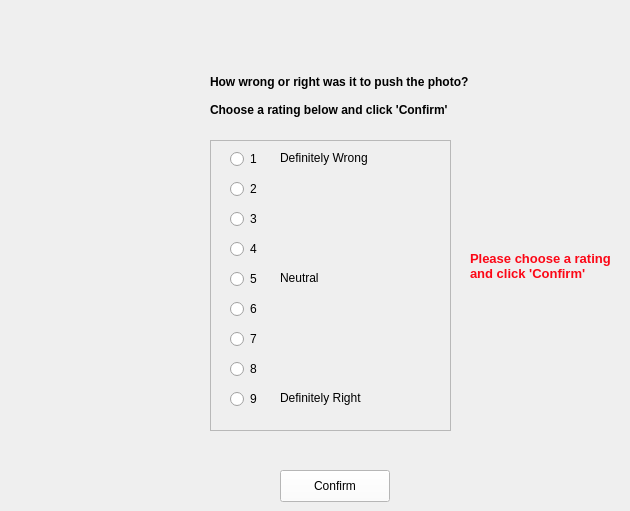
    <widget class="QWidget" name="pageFootbridgeQuestion">
     <widget class="QPushButton" name="confirmFootbridgeRatingButton">
      <property name="geometry">
       <rect>
        <x>280</x>
        <y>470</y>
        <width>110</width>
        <height>32</height>
       </rect>
      </property>
      <property name="font">
       <font>
        <family>Arial</family>
       </font>
      </property>
      <property name="autoFillBackground">
       <bool>false</bool>
      </property>
      <property name="styleSheet">
       <string notr="true">background-color: rgb(255, 255, 255);</string>
      </property>
      <property name="text">
       <string>Confirm</string>
      </property>
     </widget>
     <widget class="QFrame" name="frame_5">
      <property name="geometry">
       <rect>
        <x>210</x>
        <y>140</y>
        <width>241</width>
        <height>291</height>
       </rect>
      </property>
      <property name="font">
       <font>
        <family>Arial</family>
       </font>
      </property>
      <property name="frameShape">
       <enum>QFrame::StyledPanel</enum>
      </property>
      <property name="frameShadow">
       <enum>QFrame::Raised</enum>
      </property>
      <widget class="QRadioButton" name="radioButton_10">
       <property name="geometry">
        <rect>
         <x>20</x>
         <y>10</y>
         <width>141</width>
         <height>18</height>
        </rect>
       </property>
       <property name="text">
        <string>1</string>
       </property>
       <attribute name="buttonGroup">
        <string notr="true">footbridgeButtonGroup</string>
       </attribute>
      </widget>
      <widget class="QRadioButton" name="radioButton_11">
       <property name="geometry">
        <rect>
         <x>20</x>
         <y>70</y>
         <width>141</width>
         <height>18</height>
        </rect>
       </property>
       <property name="text">
        <string>3 </string>
       </property>
       <attribute name="buttonGroup">
        <string notr="true">footbridgeButtonGroup</string>
       </attribute>
      </widget>
      <widget class="QRadioButton" name="radioButton_12">
       <property name="geometry">
        <rect>
         <x>20</x>
         <y>160</y>
         <width>141</width>
         <height>18</height>
        </rect>
       </property>
       <property name="text">
        <string>6 </string>
       </property>
       <attribute name="buttonGroup">
        <string notr="true">footbridgeButtonGroup</string>
       </attribute>
      </widget>
      <widget class="QRadioButton" name="radioButton_13">
       <property name="geometry">
        <rect>
         <x>20</x>
         <y>130</y>
         <width>141</width>
         <height>18</height>
        </rect>
       </property>
       <property name="text">
        <string>5</string>
       </property>
       <attribute name="buttonGroup">
        <string notr="true">footbridgeButtonGroup</string>
       </attribute>
      </widget>
      <widget class="QRadioButton" name="radioButton_14">
       <property name="geometry">
        <rect>
         <x>20</x>
         <y>100</y>
         <width>141</width>
         <height>18</height>
        </rect>
       </property>
       <property name="text">
        <string>4  </string>
       </property>
       <attribute name="buttonGroup">
        <string notr="true">footbridgeButtonGroup</string>
       </attribute>
      </widget>
      <widget class="QRadioButton" name="radioButton_15">
       <property name="geometry">
        <rect>
         <x>20</x>
         <y>220</y>
         <width>141</width>
         <height>18</height>
        </rect>
       </property>
       <property name="text">
        <string>8 </string>
       </property>
       <attribute name="buttonGroup">
        <string notr="true">footbridgeButtonGroup</string>
       </attribute>
      </widget>
      <widget class="QRadioButton" name="radioButton_16">
       <property name="geometry">
        <rect>
         <x>20</x>
         <y>40</y>
         <width>141</width>
         <height>18</height>
        </rect>
       </property>
       <property name="text">
        <string>2 </string>
       </property>
       <attribute name="buttonGroup">
        <string notr="true">footbridgeButtonGroup</string>
       </attribute>
      </widget>
      <widget class="QRadioButton" name="radioButton_17">
       <property name="geometry">
        <rect>
         <x>20</x>
         <y>190</y>
         <width>141</width>
         <height>18</height>
        </rect>
       </property>
       <property name="text">
        <string>7 </string>
       </property>
       <attribute name="buttonGroup">
        <string notr="true">footbridgeButtonGroup</string>
       </attribute>
      </widget>
      <widget class="QRadioButton" name="radioButton_18">
       <property name="geometry">
        <rect>
         <x>20</x>
         <y>250</y>
         <width>141</width>
         <height>18</height>
        </rect>
       </property>
       <property name="text">
        <string>9</string>
       </property>
       <attribute name="buttonGroup">
        <string notr="true">footbridgeButtonGroup</string>
       </attribute>
      </widget>
      <widget class="QLabel" name="label_DefWrong_2">
       <property name="geometry">
        <rect>
         <x>70</x>
         <y>10</y>
         <width>111</width>
         <height>16</height>
        </rect>
       </property>
       <property name="text">
        <string>Definitely Wrong</string>
       </property>
      </widget>
      <widget class="QLabel" name="label_DefWright_2">
       <property name="geometry">
        <rect>
         <x>70</x>
         <y>250</y>
         <width>111</width>
         <height>16</height>
        </rect>
       </property>
       <property name="text">
        <string>Definitely Right</string>
       </property>
      </widget>
      <widget class="QLabel" name="label_Neutral_2">
       <property name="geometry">
        <rect>
         <x>70</x>
         <y>130</y>
         <width>111</width>
         <height>16</height>
        </rect>
       </property>
       <property name="text">
        <string>Neutral</string>
       </property>
      </widget>
     </widget>
     <widget class="QLabel" name="label_17">
      <property name="geometry">
       <rect>
        <x>210</x>
        <y>60</y>
        <width>281</width>
        <height>71</height>
       </rect>
      </property>
      <property name="font">
       <font>
        <family>Arial</family>
        <weight>75</weight>
        <bold>true</bold>
       </font>
      </property>
      <property name="text">
       <string>How wrong or right was it to push the photo?

Choose a rating below and click 'Confirm' </string>
      </property>
      <property name="wordWrap">
       <bool>true</bool>
      </property>
     </widget>
     <widget class="QLabel" name="labelFootbridgeRatingError">
      <property name="geometry">
       <rect>
        <x>470</x>
        <y>240</y>
        <width>151</width>
        <height>51</height>
       </rect>
      </property>
      <property name="font">
       <font>
        <family>Arial</family>
        <pointsize>10</pointsize>
        <weight>75</weight>
        <bold>true</bold>
       </font>
      </property>
      <property name="styleSheet">
       <string notr="true">color: rgb(252, 7, 22);</string>
      </property>
      <property name="text">
       <string>Please choose a rating and click 'Confirm'</string>
      </property>
      <property name="wordWrap">
       <bool>true</bool>
      </property>
     </widget>
     <widget class="QLabel" name="label_30">
      <property name="geometry">
       <rect>
        <x>0</x>
        <y>-20</y>
        <width>131</width>
        <height>91</height>
       </rect>
      </property>
      <property name="text">
       <string/>
      </property>
      <property name="pixmap">
       <pixmap>ucl-logo.jpg</pixmap>
      </property>
      <property name="scaledContents">
       <bool>true</bool>
      </property>
     </widget>
    </widget>
